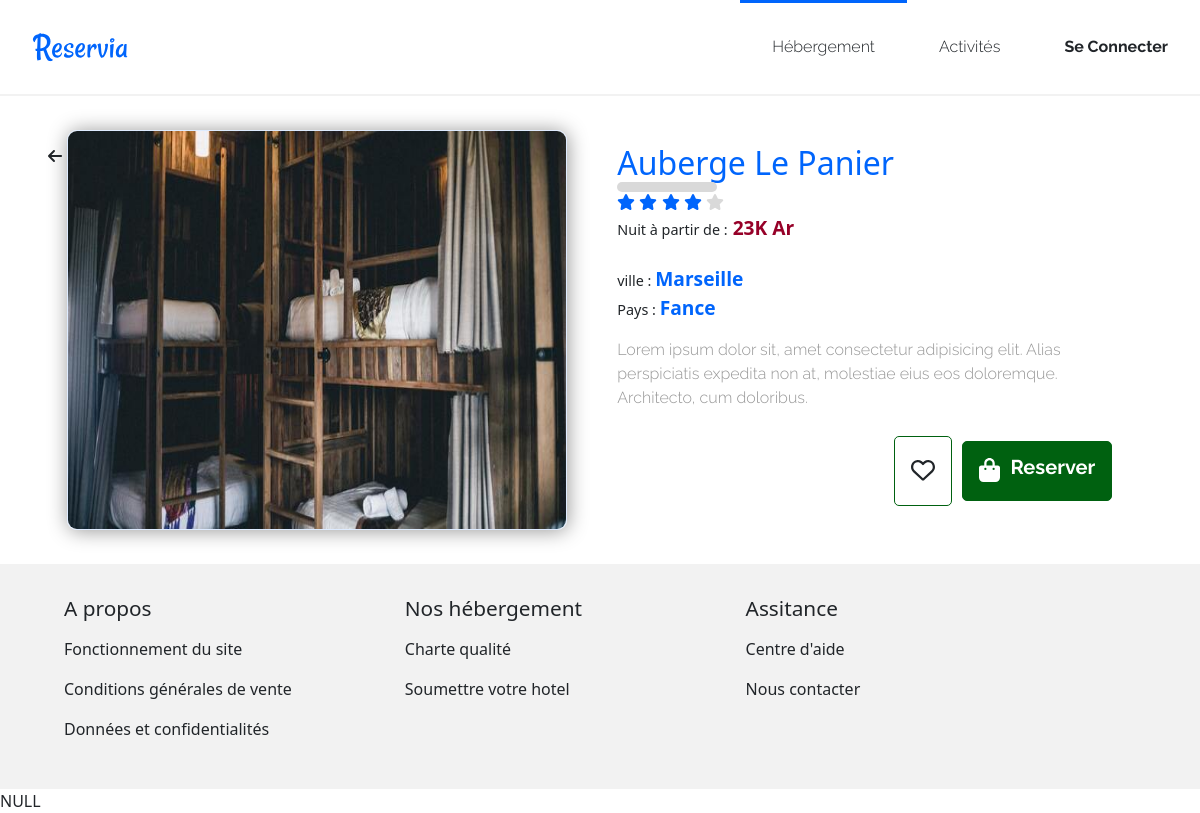
Page /?controler=Reservia&action=EachHotel&id=5 on the committed database.
### tables this page shows
CREATE TABLE `Hotel` (
  `id` int NOT NULL,
  `title` varchar(255) NOT NULL,
  `price` bigint NOT NULL,
  `label_image` varchar(1000) NOT NULL,
  `etoils` int NOT NULL,
  `description` text NOT NULL,
  `ville` varchar(255) NOT NULL,
  `continent` varchar(255) NOT NULL
);

### Kernel/View.php (called while the page is built, shortened)
<?php
class View{
    private string $fileName;
    private $path = "../App/Views/";
    public function __construct($fileName , $param = NULL){
        $this->fileName = $fileName;
    }
    public function display(){
        include($this->path . $this->fileName);
    }
}

### Www/index.php (called while the page is built, shortened)
<?php
include("../App/Views/header.php");
include("../include.php");
$actionGet = $_GET['action'];
$newControler = new $controler();
$action = $newControler->$actionGet();
$action->display();
include("../App/Views/footer.php");
var_dump($_SESSION['user'][0]['id']);

### include.php (called while the page is built, shortened)
<?php
spl_autoload_register(function($classe){
    $classe = "../". str_replace("\\", '/' , $classe). '.php';
});

### App/Controler/ReserviaControler.php (called while the page is built, shortened)
<?php
class ReserviaControler{
    public static function EachHotel(){
        $id = (int) $_GET['id'];
        $hotel = Reservia::find($id);
        return new View('reservia/EachHotel.php' , ['hotel' => $hotel[0]]);
    }
}

### App/Model/Reservia.php (called while the page is built, shortened)
<?php
class Reservia{
    public static function find($id){
        $query = "SELECT * FROM Hotel WHERE id=$id";
        return Connexion::query($query);
    }
}

### Kernel/Connexion.php (called while the page is built, shortened)
<?php
class Connexion {
    private static $pdo;
    public static function get(){
        $dns = "mysql:host=". Db::HOST .";dbname=".DB::NAME;
        $username = DB::USERNAME;
        $password = DB::PASSWORD;
        if(!isset(self::$pdo)){
            try {
                self::$pdo = new \PDO($dns,$username,$password);
                self::$pdo->setAttribute(\PDO::ATTR_ERRMODE , \PDO::ERRMODE_EXCEPTION);
            } catch (\PDOException $exception) {
                echo "erreur de connextion :".$exception->getMessage();
            }
        }
        return self::$pdo;
    }
    public static function query($query){
        $stmt = self::get()->query($query);
        return $stmt->fetchAll(PDO::FETCH_ASSOC);
    }
}

### App/Views/reservia/EachHotel.php (the view, shortened to what this page needs)
<article class="hostingEachCard">
    <div class="directionFleche">
        <a href="<?=$_SERVER['HTTP_REFERER']?>">
            <i class="fas fa-arrow-left "></i>
        </a>
    </div>
    <div class="hostingEachImage">
        <img class="hostingEachCardFigureImg" src="./dist/images/images/hebergements/4_small/<?= $hotel['label_image'] ?>" alt="Chambre avec un lit superposé avec une fenêtre vu sur la ville." />
    </div>
    <div class="hostingEachMain">
        <h1 class="hostingEachTitle">
            <?= $hotel['title'] ?>
        </h1>
        <div class="hostingStars">
            <?php for ($i = 0; $i < $hotel['etoils']; $i++) : ?>
                <i class="fas fa-star hostingMainCardGradeIcon" data-active="true"></i>
            <?php endfor; ?>
            <?php for ($j = 0; $j < (5 - $hotel['etoils']); $j++) : ?>
                <i class="fas fa-star hostingMainCardGradeIcon" data-active="false"></i>
            <?php endfor; ?>
        </div>
        <p class="hostingEachPrice">
            Nuit à partir de :<strong> <?= $hotel['price'] ?>K Ar</strong> <br/> <br>
            ville : <strong><?= $hotel['ville'] ?></strong> <br>
            Pays : <strong><?= $hotel['continent'] ?></strong> <br>
        </p>
        <p class="hostingEachDesc"><?= $hotel['description'] ?></p>
        <div class="hostingEachBtmContenaire">
            <a href="?controler=Reservia&action=index" class="hostingEachBtm hostinEachHeart">
                <i class="far fa-heart"></i>
            </a>
            <a href="#reservation" id="goReserve" class="hostingEachBtm hostinEachReserve">
                <div class="icone">
                    <i class="fas fa-shopping-bag"></i>
                </div>
                <h5>Reserver</h5>
            </a>
        </div>
    </div>
</article>

### rows in the picture
hotel: label_image (picture), title "Auberge Le Panier", etoils 4 (drawn), price "23", ville "Marseille", continent "Fance", description "Lorem ipsum dolor sit, amet consectetur adipisicing elit. Alias perspiciatis expedita non at, molestiae eius eos doloremque. Architecto, cum doloribus."
